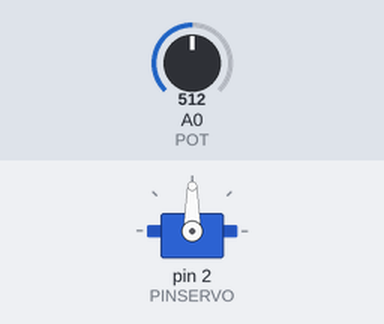
Simulated run of this sketch. Board: Arduino Uno, built with avr-gcc and run on an emulated ATmega328P. Parts: servo. The inputs (shaded band) are chosen by the test bench; at power-on: A0 (POT) = 512.

Above: at 1.2 s.
1.3 s: A0 (POT) set to 710
At 2.4 s:
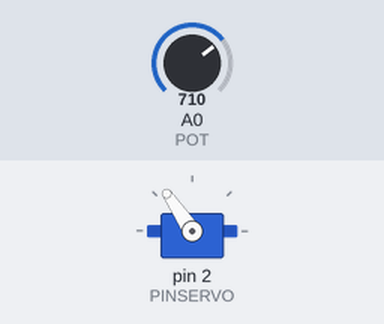
2.8 s: A0 (POT) set to 900
At 3.5 s:
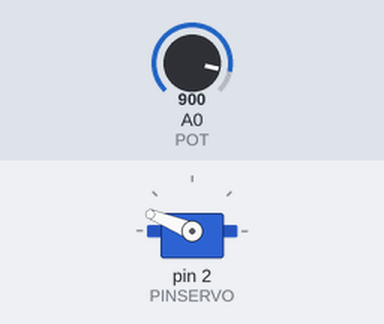
4.3 s: A0 (POT) set to 1023
At 5.5 s:
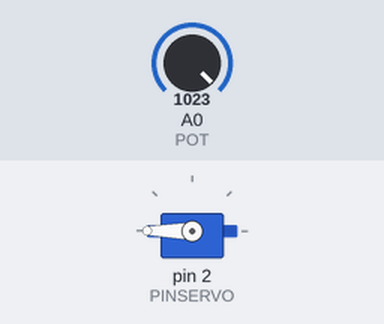
5.8 s: A0 (POT) set to 306
At 6.7 s:
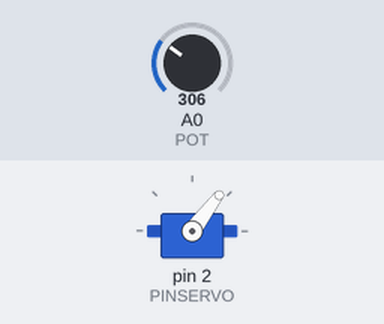
7.3 s: A0 (POT) set to 122
At 7.7 s:
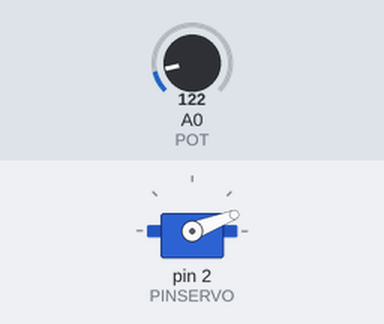
Timing chart, 0 to 9.8 s (numbered marks = the images above; inputs shaded):
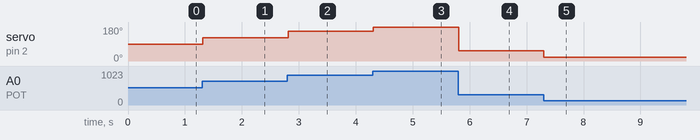

The sketch:

9.Arduino_servo_potentiometer.ino
```cpp
#include <Servo.h>

Servo servo1;

int PINSERVO = 2;
int PULSEMIN = 700;
int PULSEMAX = 2350;
int POTVALUE;
int ANGLE;
int POT = 0;

void setup() {
  servo1.attach(PINSERVO, PULSEMIN, PULSEMAX);

}

void loop() {
  POTVALUE = analogRead(POT);
  ANGLE = map(POTVALUE, 0, 1023, 0, 180);
  servo1.write(ANGLE);
  delay(20);
}
```

Measured:
- after the input at 1.3 s, servo on pin 2 (PINSERVO): 90° → 124° at once
- after the input at 2.8 s, servo on pin 2 (PINSERVO): 124° → 158° at once
- after the input at 4.3 s, servo on pin 2 (PINSERVO): 158° → 180° at once
- after the input at 5.8 s, servo on pin 2 (PINSERVO): 180° → 53° at once
- after the input at 7.3 s, servo on pin 2 (PINSERVO): 53° → 21° at once
